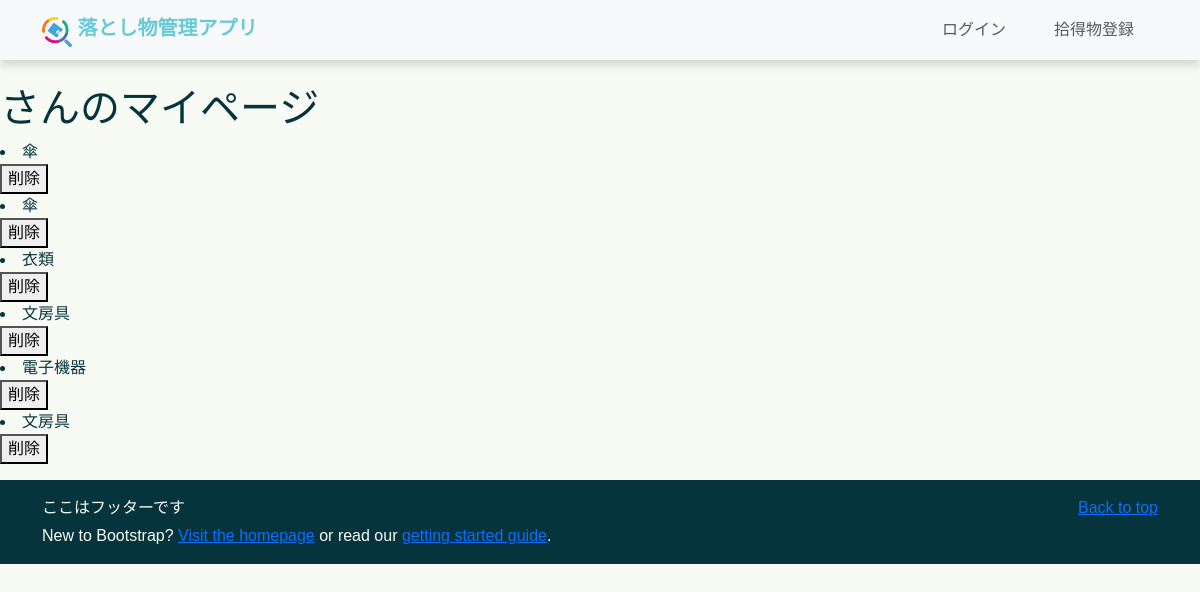
Screenshot of /mypage/student/ with the database file from the repository.
### top/models.py (models this page shows, shortened)
class Item(models.Model):
    item_id = models.AutoField(primary_key=True)
    item_name = models.ForeignKey(ItemsNameTag, on_delete=models.CASCADE, verbose_name="Item Name")
    PorD_location = models.ForeignKey(PickedOrDroppedLocationsTag, on_delete=models.CASCADE,
                                      verbose_name="Picked or Dropped Location")
    storage_location = models.ForeignKey(StorageLocationsTag, on_delete=models.CASCADE, verbose_name="Storage Location", null=True)
    item_type = models.IntegerField(verbose_name="Item Type", help_text="0: Found, 1: Lost")
    status = models.SmallIntegerField(verbose_name="Status", help_text="0: Pending, 1: In Progress, 2: Resolved")
    created_at = models.DateTimeField() # 時間を自動的に更新しない
    updated_at = models.DateTimeField(auto_now=True, null=True, blank=True)
    contact_email = models.EmailField(max_length=100, null=True, blank=True)
    contact_phone = models.CharField(max_length=20, null=True, blank=True)
    description = models.TextField(null=True, blank=True)

class ItemsNameTag(models.Model):
    item_name_id = models.AutoField(primary_key=True)
    item_name = models.CharField(max_length=100, verbose_name="Name tags for items",
                                 help_text="Stationery, clothing, electronic equipment, etc.")
    description = models.TextField(null=True, blank=True)

### mypage/views.py (the view)
# urls.py: path("student/", views.student_mypage, name="student_mypage"), # 学生マイページ表示
def student_mypage(request): # 表示用ビュー
    username = request.user.username # ユーザー名の取得
    useritems = Item.objects.filter(contact_email__startswith=username, item_type=1)
    return render(request, "student.html", {"useritems":useritems})

### mypage/templates/student.html (shortened to what this page needs)
{% extends "base.html" %}
{% load static %}
{% block content %}
<h1>{{ user.username }}さんのマイページ</h1>
{% if useritems %}
    {% for item in useritems %}
        <li>{{ item.item_name.item_name }}</li>
        <form action="{% url 'mypage:student_delete' item.item_id %}" method="POST">
            <button type="submit" onclick="return confirm('この登録を解除してよろしいですか？');">削除</button>
        </form>
    {% endfor %}
{% else %}
    <p>遺失物は登録されていません</p>
{% endif %}
{% endblock content %}

### static/css/style.css (style rules this page uses)
:root { --primary: #67CAD6; --body:#cef1f7; --background:#F7FBF4; --textcolor:#06343D; }
body { font-family: "Noto Sans JP", sans-serif !important; font-optical-sizing: auto; color:var(--textcolor) !important; background-color:var(--background)!important; }

### static/css/top.css (style rules this page uses)
:root { --primary: #67CAD6; --body:#cef1f7; --background:#F7FBF4; --box-shadow:0 8px 22px rgba(77, 77, 77, 0.204); }

### rows the page displays
Item: item_name.item_name "傘"
Item: item_name.item_name "傘"
Item: item_name.item_name "衣類"
Item: item_name.item_name "文房具"
Item: item_name.item_name "電子機器"
Item: item_name.item_name "文房具"
